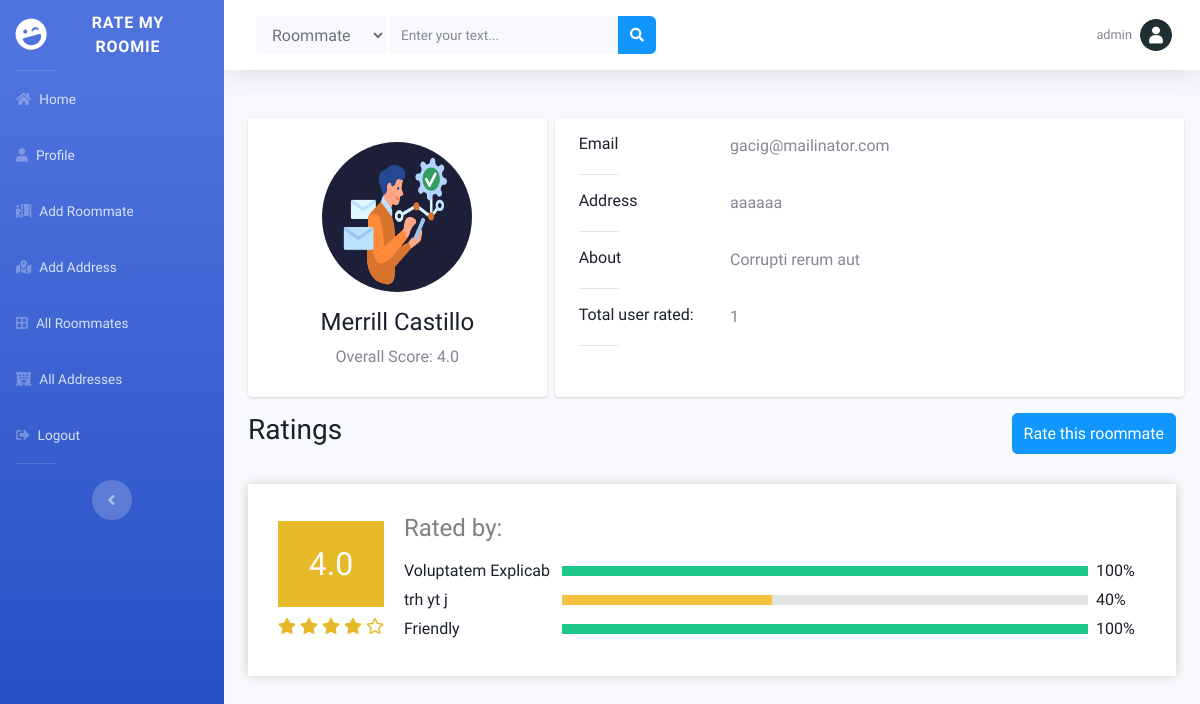
The app's page /roommate/1/ (signed in) with its own data.
### main/models.py (models this page shows, shortened)
class Roommate(models.Model):
    name = models.CharField(max_length=100)
    address = models.ForeignKey('Address', on_delete=models.SET_NULL, blank=True, null=True)
    email = models.CharField(max_length=100, blank=True, null=True)
    photo = models.ImageField(upload_to='images/', blank=True, null=True)
    about = models.TextField(blank=True, null=True)
    social_media_link = models.CharField(max_length=500, blank=True, null=True)
    created_by = models.ForeignKey(User, on_delete=models.SET_NULL, null=True)
    created_at = models.DateTimeField(auto_now_add=True)
    updated_at = models.DateTimeField(auto_now=True)
    def get_average_rating(self):
        ratings = RoommateRating.objects.filter(roommate=self)
        if ratings:
            total = 0
            for rating in ratings:
                total += rating.rating
            return float("{:.1f}".format(total / len(ratings)))
        else:
            return 0
    def get_total_user_rated(self):
        ratings = RoommateRating.objects.filter(roommate=self)
        users = []
        for rating in ratings:
            if rating.user not in users:
                users.append(rating.user)
        return len(users)

class RoommateRating(models.Model):
    user = models.ForeignKey(User, on_delete=models.CASCADE)
    roommate = models.ForeignKey(Roommate, on_delete=models.CASCADE)
    attribute = models.CharField(max_length=100)
    rating = models.IntegerField()
    text = models.TextField(blank=True, null=True)
    is_default = models.BooleanField(default=False)
    created_at = models.DateTimeField(auto_now_add=True)
    updated_at = models.DateTimeField(auto_now=True)
    def __str__(self):
        return f'{self.roommate.name} - {self.attribute} - {self.rating}'
    def get_percentage(self):
        ratings = RoommateRating.objects.filter(roommate=self.roommate, attribute=self.attribute)
        total = 0
        for rating in ratings:
            total += rating.rating
        return int((total / (len(ratings)*5)) * 100)

class Address(models.Model):
    address = models.CharField(max_length=100)
    photo = models.ImageField(upload_to='images/', blank=True, null=True)
    about = models.TextField(blank=True, null=True)
    created_at = models.DateTimeField(auto_now_add=True)
    updated_at = models.DateTimeField(auto_now=True)
    def __str__(self):
        return f'{self.address}'

### main/views.py (the view)
# urls.py: path('roommate/<int:roommate_id>/', views.roommate, name='roommate'),
def roommate(request, roommate_id):
    roommate = Roommate.objects.get(id=roommate_id)
    ratings = RoommateRating.objects.filter(roommate=roommate)
    rating_objects = []
    rated_by = []
    for rating in ratings:
        if rating.user in rated_by:
            continue
        rated_by.append(rating.user)
        all_ratings = RoommateRating.objects.filter(user=rating.user, roommate=roommate)
        average = 0
        if all_ratings:
            total = 0
            for rating in all_ratings:
                total += rating.rating
            average = float("{:.1f}".format(total / len(all_ratings)))
        star = []
        for i in range(1, 6):
            if i <= average:
                star.append('fas fa-star')
            elif i - average < 1:
                star.append('fas fa-star-half-alt')
            else:
                star.append('far fa-star')
        rating_object = {
            'user': rating.user,
            'ratings': all_ratings,
            'average': average,
            'star': star,
        }
        rating_objects.append(rating_object)
    default_attributes = RoommateRating.objects.filter(is_default=True)
    print(default_attributes)
    context = {
        'roommate': roommate,
        'ratings': rating_objects,
        'default_attributes': default_attributes,
    }
    return render(request, 'main/roommate.html', context)

### account/context_processors.py (called while the page is built)
def user_profile(request):
    if request.user.is_authenticated:
        user_profile = UserProfile.objects.filter(user=request.user).first()
        return {'user_profile': user_profile}
    return {}

### templates/main/roommate.html (shortened to what this page needs)
{% extends "includes/base.html" %}
{% load static %}
{% block body %}
<link rel="stylesheet" href="{% static 'css/roommatedetails.css' %}">
<link rel="stylesheet" href="{% static 'css/search.css' %}">
<link rel="stylesheet" href="{% static 'css/addroommate.css' %}">
<div class="container my-5">
    <div class="row gutters-sm">
        <div class="col-md-4 mb-3">
            <div class="card">
                <div class="card-body">
                    <div class="d-flex flex-column align-items-center text-center py-2">
                        <img src="{% if roommate.photo %}{{ roommate.photo.url }}{% else %}{% static 'images/user.png' %}{% endif %}"
                            alt="img"
                            class="rounded-circle" width="150" height="150">
                        <div class="mt-3">
                            <h4>
                                {{ roommate.name }}
                            </h4>
                            <p class="text-secondary mb-1">Overall Score:
                                {{roommate.get_average_rating}}
                            </p>
                        </div>
                    </div>
                </div>
            </div>
        </div>
        <div class="col-md-8 card mb-3">
            <div>
                <div class="card-body">
                    <div class="row">
                        <div class="col-sm-3">
                            <h6 class="mb-0">Email</h6>
                        </div>
                        <div class="col-sm-9 text-secondary">
                            {{ roommate.email }}
                        </div>
                    </div>
                    <hr>
                    <div class="row">
                        <div class="col-sm-3">
                            <h6 class="mb-0">Address</h6>
                        </div>
                        <div class="col-sm-9 mb-0 text-secondary">
                            {{ roommate.address }}
                        </div>
                    </div>
                    <hr>
                    <div class="row">
                        <div class="col-sm-3">
                            <h6 class="mb-0">About</h6>
                        </div>
                        <div class="col-sm-9 mb-0 text-secondary">
                            {{ roommate.about }}
                        </div>
                    </div>
                    <hr>
                    <div class="row">
                        <div class="col-sm-3">
                            <h6 class="mb-0">Total user rated:</h6>
                        </div>
                        <div class="col-sm-9 mb-0 text-secondary">
                            {{ roommate.get_total_user_rated }}
                        </div>
                    </div>
                    <hr>
                </div>
            </div>
        </div>
    </div>
    <div class="d-flex justify-content-between">
        <h3>Ratings</h3>
        <button onclick="rateThis()" class="btn btn-primary">Rate this roommate</button>
    </div>
    {% for rating in ratings %}
    <div>
        <div class="search-main-div2">
            <div class="search-main-div">
                <div class="div1">
                    <h2 class="p-4 div1-text fw-bold text-center">
                        {{rating.average}}
                    </h2>
                    {% for s in rating.star %}
                        <i class="{{s}}" style="color: rgb(230, 185, 41);"></i>
                    {% endfor %}
                </div>
                <div class="div2">
                    <h4 class="mb-3 ms-1">
                        <span style="color: gray">Rated by:</span> {{rating.user.first_name}} {{rating.user.last_name}}
                    </h4>
                    {% for r in rating.ratings %}
                    <div class="div2-maindiv">
                        <p class="fw-bold mb-0" style="width: 150px">
                            {{r.attribute}}
                        </p>
                        <div class="emtydiv">
                            <p class=" mb-0 h-100
                            {% if r.get_percentage < 30 %}
                                bg-danger
                            {% elif r.get_percentage < 70 %}
                                bg-warning
                            {% else %}
                                bg-success
                            {% endif %}
                            " style="width:{{r.get_percentage}}%"></p>
                        </div>
                        <p class="fw-bold mb-0" style="width: 50px">
                            {{r.get_percentage}}%
                        </p>
                    </div>
                    {% endfor %}
                </div>
            </div>
        </div>
    </div>
    {% endfor %}
</div>
{% endblock %}

### templates/includes/base.html (shortened to what this page needs)
{% load static %}
<!DOCTYPE html>
<html lang="en">
<head>
    <link href="https://cdnjs.cloudflare.com/ajax/libs/font-awesome/5.13.0/css/all.min.css" rel="stylesheet">
    <link rel="stylesheet" href="{% static "css/sb-admin-2.min.css" %}">
    <link rel="stylesheet" href="{% static "css/index.css" %}">
</head>
<body id="page-top">
    <div id="wrapper">
        <ul class="navbar-nav bg-gradient-primary sidebar sidebar-dark accordion" id="accordionSidebar">
            <a class="sidebar-brand d-flex align-items-center justify-content-center" href="{% url "main:home" %}">
                <div class="sidebar-brand-icon rotate-n-15">
                    <i class="fas fa-laugh-wink"></i>
                </div>
                <div class="sidebar-brand-text mx-3">Rate My Roomie</div>
            </a>
            <hr class="sidebar-divider my-0">
            <li class="nav-item">
                <a class="nav-link" href="{% url "main:home" %}">
                    <i class="fas fa-home"></i>
                    <span>Home</span></a>
            </li>
            <li class="nav-item">
                <a class="nav-link" href="{% url "account:profile" %}">
                    <i class="fas fa-user"></i>
                    <span>Profile</span>
                </a>
            </li>
            <li class="nav-item">
                <a class="nav-link" href="{% url "main:add_roommate" %}">
                    <i class="fas fa-person-booth"></i>
                    <span>Add Roommate</span>
                </a>
            </li>
            <li class="nav-item">
                <a class="nav-link" href="{% url "main:add_address" %}">
                    <i class="fas fa-map-marked-alt pe-2"></i>
                    <span>Add Address</span>
                </a>
            </li>
            <li class="nav-item">
                <a class="nav-link" href="{% url "main:all_roommates" %}">
                    <i class="fas fa-border-all"></i>
                    <span>All Roommates</span>
                </a>
            </li>
            <li class="nav-item">
                <a class="nav-link" href="{% url "main:all_addresses" %}">
                    <i class="fas fa-hotel"></i>
                    <span>All Addresses</span>
                </a>
            </li>
            <li class="nav-item">
                <a class="nav-link" href="{% url "account:logout" %}">
                    <i class="fas fa-sign-out-alt"></i>
                    <span>Logout</span>
                </a>
            </li>
            <hr class="sidebar-divider d-none d-md-block">
            <div class="text-center d-none d-md-inline">
                <button class="rounded-circle border-0" id="sidebarToggle"></button>
            </div>
        </ul>
        <div id="content-wrapper" class="d-flex flex-column">
            <div id="content">
                <nav class="navbar navbar-expand navbar-light bg-white topbar static-top shadow">
                    <form action="{% url "main:search_roommate" %}" method="GET"
                        class="nav-search-form d-none d-sm-inline-block form-inline mr-auto ml-md-3 my-2 my-md-0 mw-100 navbar-search">
                        <div class="input-group">
                            <select name="" class="select-style form-control bg-light border-0 small mr-1" style="min-width: 130px">
                                <option value="Roommate">Roommate</option>
                            </select>
                            <input type="text" class="form-control bg-light border-0 small" placeholder="Enter your text..."
                                aria-label="Search" aria-describedby="basic-addon2" name="q">
                            <div class="input-group-append">
                                <button class="btn btn-primary" type="submit">
                                    <i class="fas fa-search fa-sm"></i>
                                </button>
                            </div>
                        </div>
                    </form>
                    <ul class="navbar-nav ml-auto">
                        {% if user.is_authenticated %}
                        <li class="nav-item dropdown no-arrow">
                            <a class="nav-link dropdown-toggle" href="#" id="userDropdown" role="button"
                                data-toggle="dropdown" aria-haspopup="true" aria-expanded="false">
                                <span class="mr-2 d-none d-lg-inline text-gray-600 small">
                                    {{ user.username }}
                                </span>
                                {% if user_profile.profile_picture %}
                                    <img class="img-profile rounded-circle"
                                        src="{{ user_profile.profile_picture.url }}">
                                {% else %}
                                    <img class="img-profile rounded-circle"
                                        src="{% static "images/user.png" %}">
                                {% endif %}
                            </a>
                        </li>
                        {% else %}
                        <li class="nav-item mr-3">
                            <a class="btn btn-primary" href="{% url "account:login" %}" class="nav-link">Login</a>
                        </li>
                        {% endif %}
                    </ul>
                </nav>
                <div class="">
                    {% block body %}{% endblock %}
                </div>
            </div>
        </div>
    </div>
</body>
</html>

### static/css/index.css (style rules this page uses)
* { margin: 0; padding: 0; box-sizing: border-box; font-family: 'Ubuntu', sans-serif; }
hr { margin-left: 0; max-width: 40px; }
.select-style { max-width: 100px; }

### static/css/roommatedetails.css (style rules this page uses)
body { color: #1a202c; text-align: left; background-color: #e2e8f0; }
.card { box-shadow: 0 1px 3px 0 rgba(0,0,0,.1), 0 1px 2px 0 rgba(0,0,0,.06); }
.card { position: relative; display: flex; flex-direction: column; min-width: 0; word-wrap: break-word; background-color: #fff; background-clip: border-box; border: 0 solid rgba(0,0,0,.125); border-radius: .25rem; }
.fa-star { color: rgb(255, 206, 72); }
.card-body { flex: 1 1 auto; min-height: 1px; padding: 1rem; }
.gutters-sm { margin-right: -8px; margin-left: -8px; }
.gutters-sm>.col, .gutters-sm>[class*=col-] { padding-right: 8px; padding-left: 8px; }
.mb-3, .my-3 { margin-bottom: 1rem!important; }
.h-100 { height: 100%!important; }

### static/css/search.css (style rules this page uses)
.search-main-div2 { padding: 30px; position: relative; background: white; box-shadow: 0 0 10px #ccc; margin: 0 0 30px 0; gap: 20px; margin: 30px auto; transition: all 0.3s ease-in-out; cursor: pointer; }
.search-main-div { display: flex; align-items: center; gap: 20px; }
.div1-text { background: rgb(230, 185, 41); color: white; }
.div2 { flex-grow: 1; }
.div2-maindiv { display: flex; align-items: center; justify-content: space-between; gap: 8px; margin-bottom: 5px; }
.emtydiv { flex-grow: 1; height: 10px; background: rgb(228, 228, 228); }

### static/css/addroommate.css (style rules this page uses)
* { margin: 0; padding: 0; box-sizing: border-box; font-family: 'Ubuntu', sans-serif; }

### records on screen
Roommate: photo (picture), name "Merrill Castillo", get_average_rating "4.0", email "gacig@mailinator.com", address "aaaaaa", about "Corrupti rerum aut", get_total_user_rated "1"
RoommateRating: attribute "Voluptatem Explicab", get_percentage "100"
RoommateRating: attribute "trh yt j", get_percentage "40"
RoommateRating: attribute "Friendly", get_percentage "100"

### other values on screen
{{ user.username }} "admin"
{{ rating.average }} "4.0"
